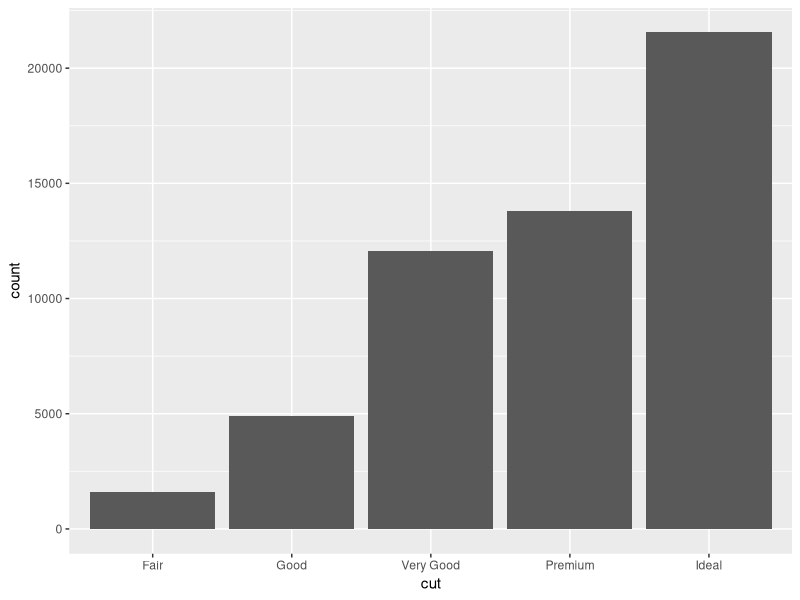
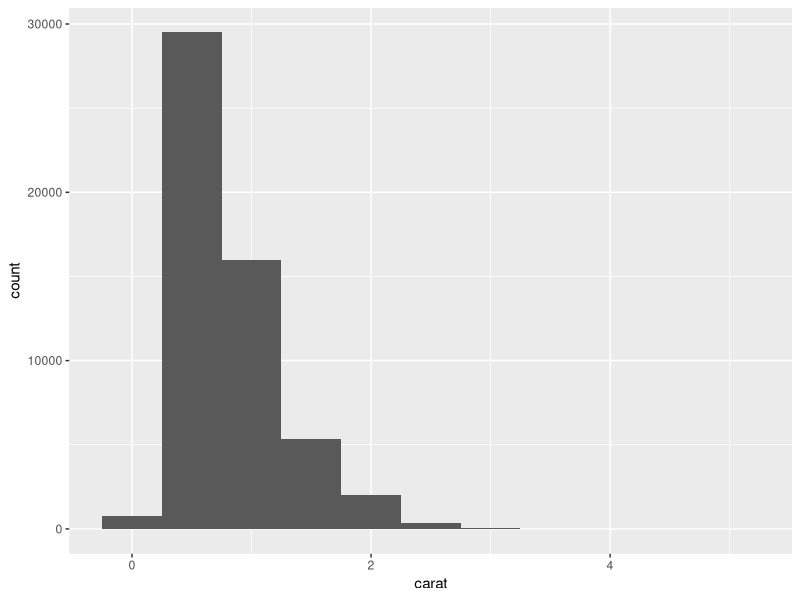
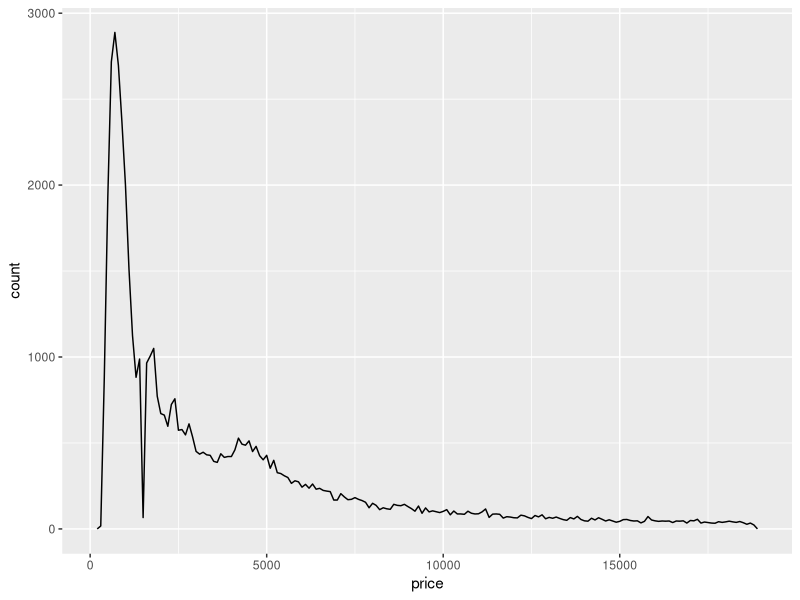
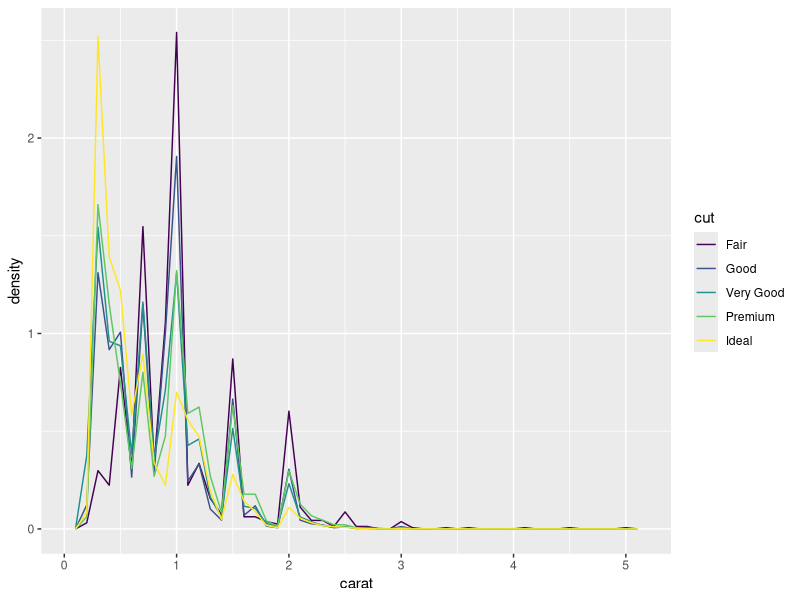
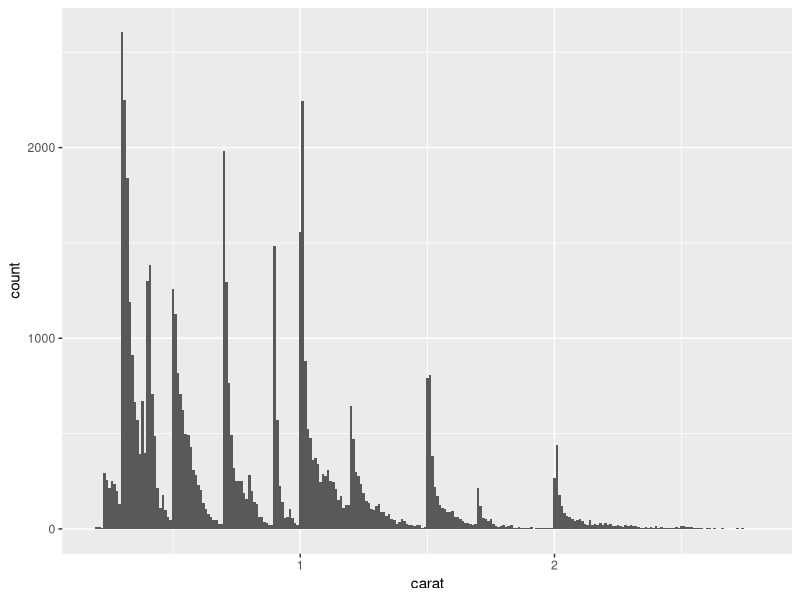
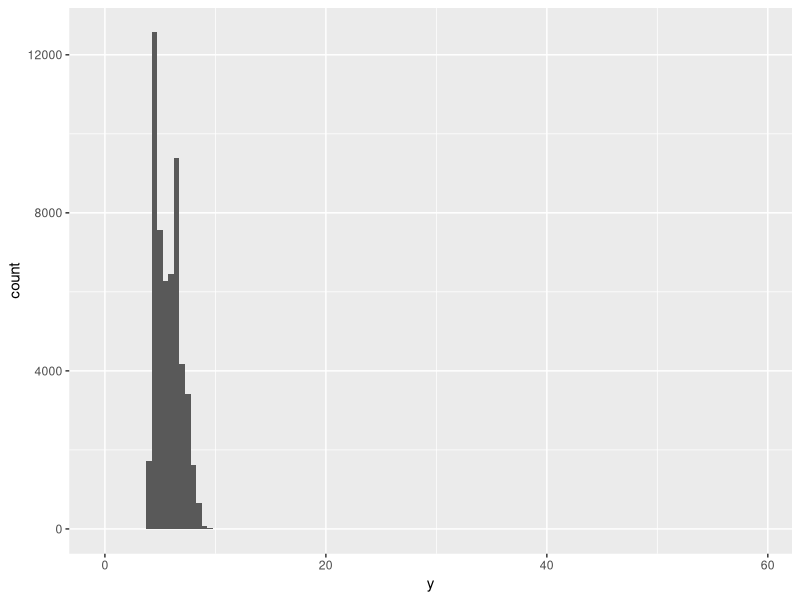
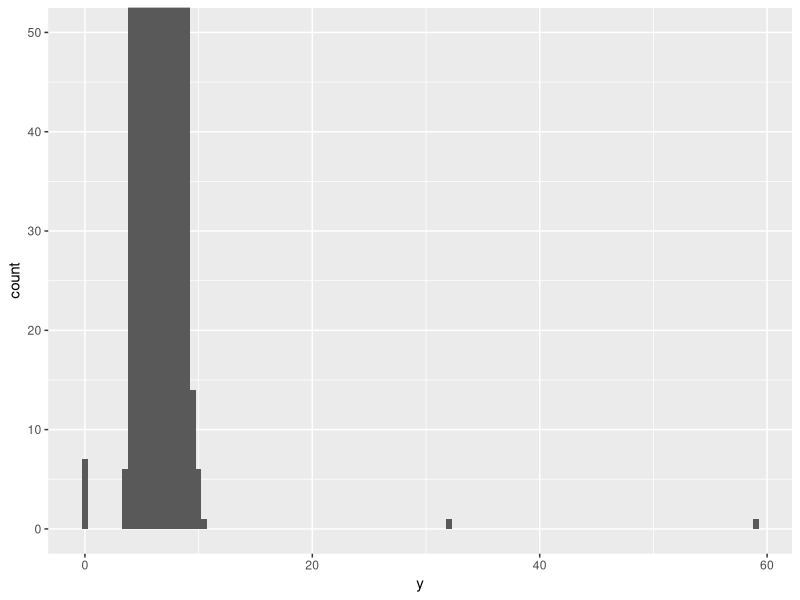
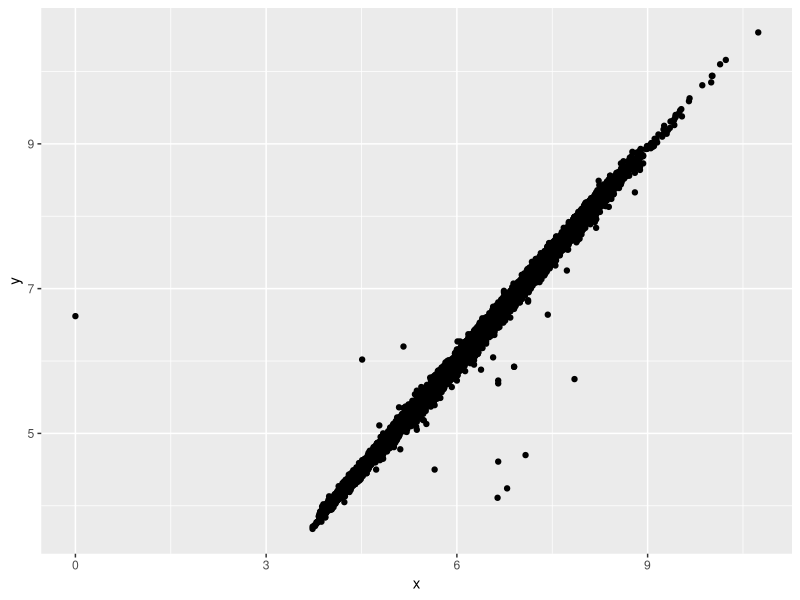

Source code (R) for these figures, in order:
library("tidyverse")
# Visualizing Distributions
# To examine the distribution of a categorical variable
ggplot(data = diamonds) +
    geom_bar(mapping = aes(x = cut))

diamonds %>%
    count(cut)

# To examine the distribution of a continuous variable
ggplot(data = diamonds) +
    geom_histogram(mapping = aes(x = carat), binwidth = 0.5)

ggplot(data = diamonds) +
    geom_freqpoly(mapping = aes(x = price), binwidth = 100)

ggplot(data = diamonds) +
    geom_freqpoly(mapping = aes(x = carat, y = ..density.., color = cut), binwidth = 0.1)


# Tyical Values
smaller <- diamonds %>%
    filter(carat < 3)
ggplot(data = smaller, mapping = aes(x = carat)) +
    geom_histogram(binwidth = 0.01)

# Unusual Values
ggplot(diamonds) +
    geom_histogram(mapping = aes(x = y), binwidth = 0.5)

ggplot(diamonds) +
    geom_histogram(mapping = aes(x = y), binwidth = 0.5) +
    coord_cartesian(ylim = c(0, 50))

unusual <- diamonds %>% 
    filter(y < 3 | y > 20)
unusual

# Missing Values
diamonds2 <- diamonds %>%
    filter(between(y, 3, 20))

diamonds2 <- diamonds %>%
    mutate(y = ifelse(y < 3 | y > 20, NA, y))

ggplot(data = diamonds2, mapping = aes(x = x, y = y)) +
    geom_point(na.rm = TRUE)
